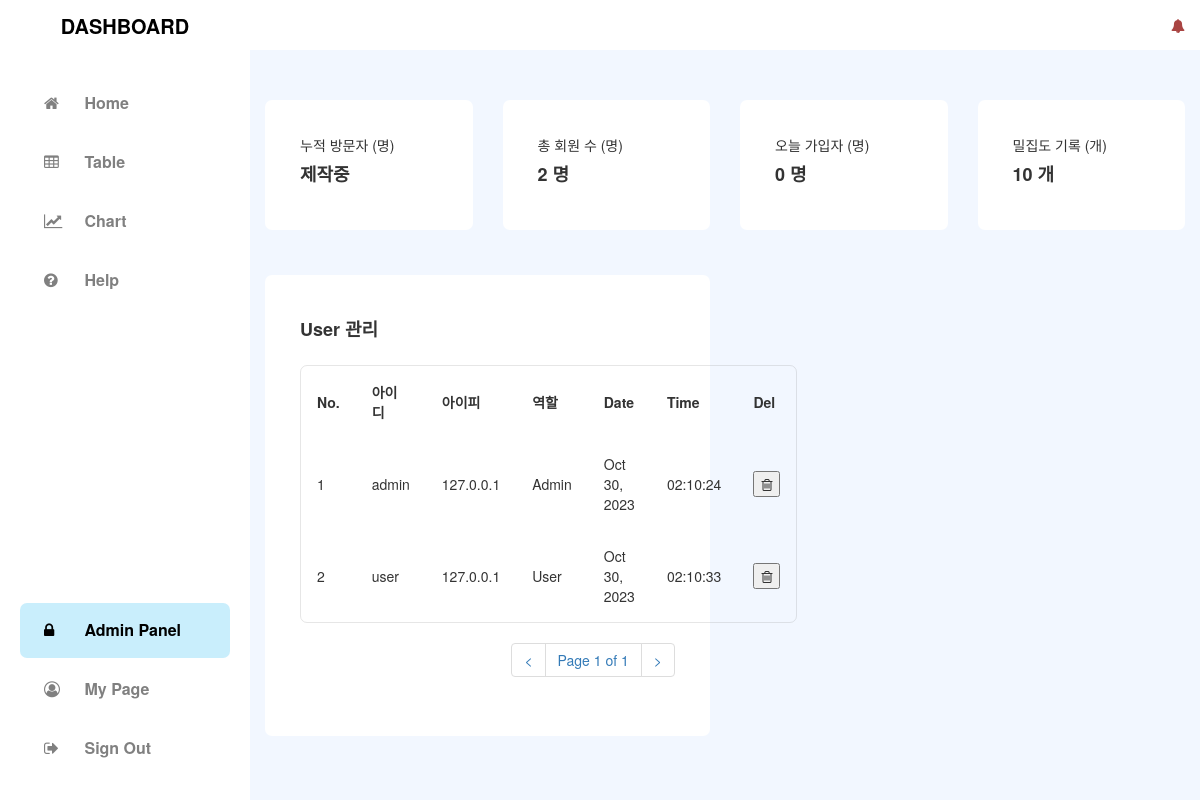
/admin/index.php (signed in), run on the app's committed database.
### tables this page shows
CREATE TABLE IF NOT EXISTS `users` (
  `id` int(11) NOT NULL AUTO_INCREMENT,
  `username` varchar(50) NOT NULL,
  `password` varchar(255) NOT NULL,
  `ipaddress` varchar(255) NOT NULL,
  `role` varchar(255) NOT NULL DEFAULT 'User',
  `created_at` datetime DEFAULT current_timestamp(),
  PRIMARY KEY (`id`),
  UNIQUE KEY `email` (`username`) USING BTREE
);

### assets/database/mysql_config.php (called while the page is built, shortened)
<?php
  $host = "localhost";
  $user = "root";
  $pw = "";
  $dbName = "capstone";
  try {
    $db_board = new mysqli($host, $user, $pw, $dbName);
    $db_board->set_charset("utf8");
    function query($db_board_query) {
      global $db_board;
      return $db_board->query($db_board_query);
    }
  } catch (Exception $e) {
    echo "DB 서버에 연결할 수 없습니다. 관리자에게 문의해주세요.";
  }
?>

### admin/index.php (the view, shortened to what this page needs)
<?php
  require_once("../assets/database/mysql_config.php");
  if(isset($_SESSION["loggedin"]) && $_SESSION["loggedin"] === true) {
    $today_data = date("Y-m-d");
    $sql_users = query("select * from users");
    $row_users_num = mysqli_num_rows($sql_users);
    $sql_today_users = query("select * from users where created_at like '%$today_data%' order by created_at desc");
    $row_today_users_num = mysqli_num_rows($sql_today_users);
    $sql_count = query("select * from capstone_py");
    $row_count_num = mysqli_num_rows($sql_count);
  } else {
    echo "<script type='text/javascript'>";
    echo "alert('로그인 완료 후 이용 가능합니다.');";
    echo "location.href='../signin';";
    echo "</script>";
    exit;
  }
?>
<!doctype html>
 <html class="no-js" lang="ko-KR">
<head>
  <link rel="stylesheet" href="https://cdnjs.cloudflare.com/ajax/libs/twitter-bootstrap/3.3.7/css/bootstrap.min.css"/>
  <link rel="stylesheet" href="https://cdnjs.cloudflare.com/ajax/libs/font-awesome/4.7.0/css/font-awesome.css"/>
  <link rel="stylesheet" href="../assets/css/style.css"/>
  <link rel="stylesheet" href="../assets/css/sidebar.css"/>
  <link rel="stylesheet" href="../assets/css/account.css"/>
  <link rel="stylesheet" href="../assets/css/admin.css"/>
</head>
<body>
  <div id="viewport">
    <?php require_once("../assets/components/nav/sidebar.php")?>
    <div id="content">
      <?php require_once("../assets/components/nav/header.php")?>
      <div class="container-fluid">
        <div id="layout_adminpanel">
          <div class="row" style="padding-top: 30px">
            <div class="col-sm-3">
              <section>
                <div class="account-box">
                  <p>누적 방문자 (명)</p>
                  <h4>제작중</h4>
                </div>
              </section>
            </div>
            <div class="col-sm-3">
              <section>
                <div class="account-box">
                  <p>총 회원 수 (명)</p>
                  <h4><?php echo $row_users_num; ?> 명</h4>
                </div>
              </section>
            </div>
            <div class="col-sm-3">
              <section>
                <div class="account-box">
                  <p>오늘 가입자 (명)</p>
                  <h4><?php echo $row_today_users_num; ?> 명</h4>
                </div>
              </section>
            </div>
            <div class="col-sm-3">
              <section>
                <div class="account-box">
                  <p>밀집도 기록 (개)</p>
                  <h4><?php echo $row_count_num; ?> 개</h4>
                </div>
              </section>
            </div>
          </div>
          <div class="row" style="padding-top: 30px;">
            <div class="col-sm-6">
              <section>
                <div class="account-box">
                  <h4>User 관리</h4>
                  <table class="signlog-table">
                    <thead>
                      <tr>
                        <th>No.</th>
                        <th>아이디</th>
                        <th>아이피</th>
                        <th>역할</th>
                        <th>Date</th>
                        <th>Time</th>
                        <th>Del</th>
                      </tr>
                    </thead>
                    <tbody>
                      <?php
                        if(isset($_GET['page'])) {
                          $page = $_GET['page'];
                        } else {
                          $page = 1;
                        }
                        $row_userdata_num = mysqli_num_rows($sql_users);
                        $list = 5;
                        $total_page = ceil($row_userdata_num / $list);
                        $start_num = ($page - 1) * $list;
                        $result_userdata_table = query("select * from users order by id asc limit $start_num, $list");
                        while($userdata = $result_userdata_table->fetch_array()) {
                          $userdata_id = $userdata['id'];
                          $userdata_username = $userdata['username'];
                          $userdata_ipaddress = $userdata['ipaddress'];
                          $userdata_role = $userdata['role'];
                          $userdata_datetime = $userdata['created_at'];
                          $userdata_date = date("M d, Y", strtotime($userdata_datetime));
                          $userdata_time = date("H:m:s", strtotime($userdata_datetime));
                      ?>
                      <form action="../assets/hooks/delete_user" method="post">
                        <tr>
                          <td data-th="No.">
                            <?php echo $userdata_id ?>
                          </td>
                          <td data-th="아이디">
                            <?php echo $userdata_username ?>
                          </td>
                          <td data-th="아이피">
                            <?php echo $userdata_ipaddress ?>
                          </td>
                          <td data-th="역할">
                            <?php echo $userdata_role ?>
                          </td>
                          <td data-th="Date">
                            <?php echo $userdata_date ?>
                          </td>
                          <td data-th="Time">
                            <?php echo $userdata_time ?>
                          </td>
                          <td data-th="Del">
                            <button type="sumbit"><i class="fa fa-trash-o" aria-hidden="true"></i></button>
                          </td>
                        </tr>
                      </form>
                      <?php } ?>
                    </tbody>
                  </table>
                  <nav class="text-right">
                    <div id="page_num">
                      <ul class="pagination">
                        <?php
                          if($total_page != 0) {
                            if($page <= 1) {
                              echo "<li><a><</a></li>";
                            } else {
                              $pre = $page - 1;
                              echo "<li><a href='../admin?page=$pre'><</a></li>";
                            }
                            echo "<li><a>Page $page of $total_page</a></li>";
                            if($page >= $total_page) {
                              echo "<li><a>></a></li>";
                            } else {
                              $next = $page + 1;
                              echo "<li><a href='../admin?page=$next'>></a></li>";
                            }
                          }
                        ?>
                      </ul>
                    </div>
                  </nav>
                </div>
              </section>
            </div>
            <div class="col-sm-6">
            </div>
          </div>
        </div>
      </div>
    </div>
  </div>
</body>
</html>

### assets/css/style.css (style rules this page uses)
body { background-color: #F2F7FF; }
#viewport { padding-left: 250px; -webkit-transition: all 0.5s ease; -moz-transition: all 0.5s ease; -o-transition: all 0.5s ease; transition: all 0.5s ease; }
#content { width: 100%; position: relative; margin-right: 0; }

### assets/css/account.css (style rules this page uses)
.account-box { background: white; border-radius: 7px; padding: 35px; }
.account-box:first-child { margin-bottom: 15px; }
.account-box:last-child { margin-bottom: 15px; }
.account-box h4 { font-weight: bold; }
.signlog-table { margin-top: 25px; width: 100%; border: 1px solid rgb(128, 128, 128, .2); border-radius: 7px; overflow: hidden; border-collapse: unset; }
.signlog-table tr { border-top: 1px solid #ddd; border-bottom: 1px solid #ddd; }
.signlog-table th { display: none; }
.signlog-table td { display: block; }
.signlog-table td:first-child { padding-top: 8px; }
.signlog-table td:last-child { padding-bottom: 8px; }
.signlog-table td:before { content: attr(data-th) ": "; font-weight: bold; width: 80px; display: inline-block; }
@media (min-width: 480px) { .signlog-table td:before { display: none; } }
.signlog-table td, .signlog-table th { text-align: left; }
@media (min-width: 480px) { .signlog-table td, .signlog-table th { display: table-cell; padding: 4px 8px; } }
@media (min-width: 480px) { .signlog-table td:first-child, .signlog-table th:first-child { padding-left: 0; } }
@media (min-width: 480px) { .signlog-table td:last-child, .signlog-table th:last-child { padding-right: 0; } }
.signlog-table tr { border-color: #46637f; }
.signlog-table td, .signlog-table th { margin: 8px 16px; }
@media (min-width: 480px) { .signlog-table td, .signlog-table th { padding: 16px !important; } }

### data on the page
users: id "1", username "admin", ipaddress "127.0.0.1", role "Admin", created_at "Oct 30, 2023", created_at "02:10:24"
users: id "2", username "user", ipaddress "127.0.0.1", role "User", created_at "Oct 30, 2023", created_at "02:10:33"

### other printed values
$row_users_num "2"
$row_today_users_num "0"
$row_count_num "10"
$page "1"
$total_page "1"
